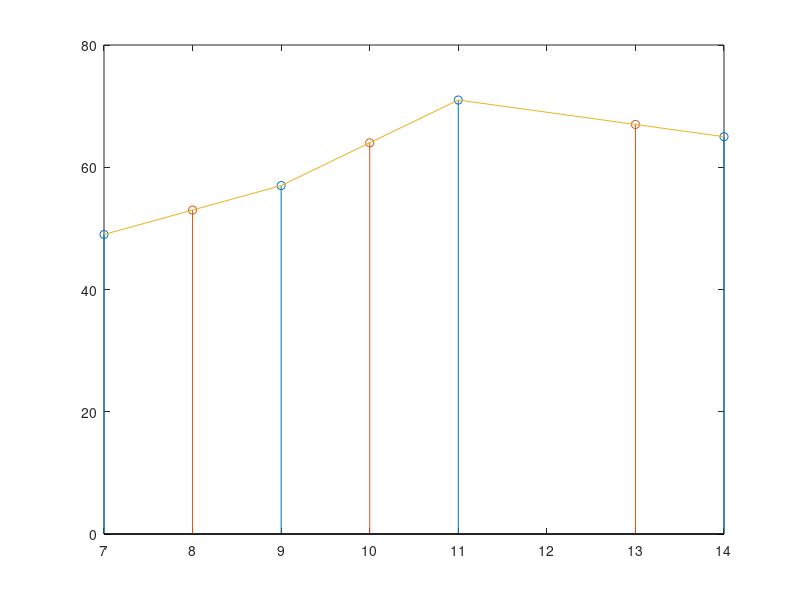

This chart was generated by the following MATLAB code:
x0 = [7 9 11 14];
y0=[49 57 71 65];
x1=[8 10 13];
y1 = interp1(x0,y0,x1);

figure(1), stem(x0,y0);
hold on;
figure(1), stem(x1,y1);
hold on;
figure(1), plot(x0,y0);